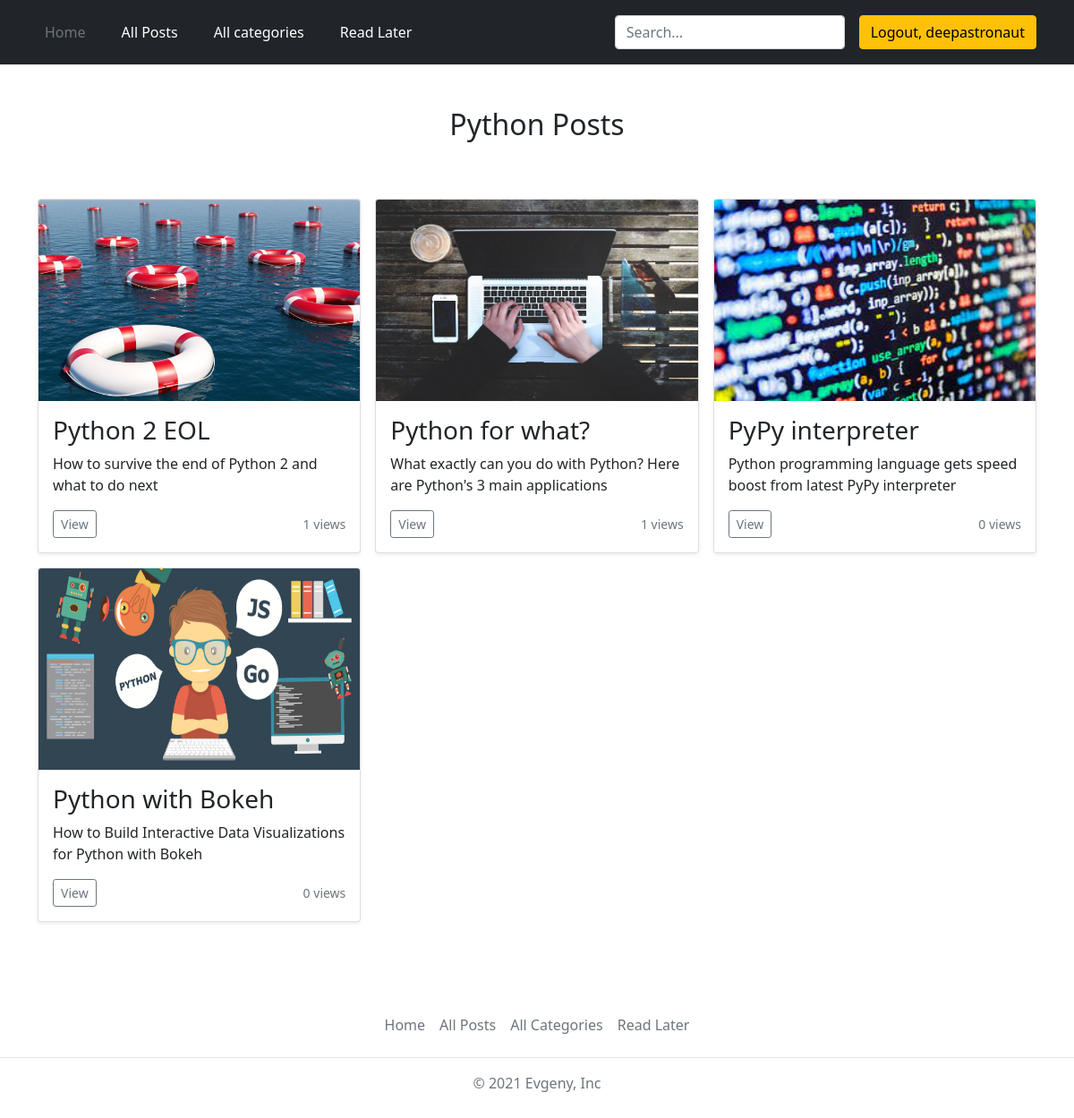
The app's page /categories/python (signed in) with its own data.
### blog/models.py (models this page shows, shortened)
class Tag(models.Model):
    caption = models.CharField(max_length=10)
    slug = models.SlugField(unique=True, null=True)

class Post(models.Model):
    title = models.CharField(max_length=20)
    views = models.IntegerField(default=0)
    excerpt = models.CharField(max_length=100)
    image = models.ImageField(upload_to='posts', null=True)
    date = models.DateField(auto_now=True)
    time = models.TimeField(auto_now=True, null=True)
    slug = models.SlugField(unique=True)
    content = models.TextField(validators=[MinLengthValidator(10)])
    author = models.ForeignKey(Author, on_delete=models.SET_NULL, null=True, related_name="posts")
    tags = models.ManyToManyField(Tag)

### blog/views.py (the view)
# urls.py: path('categories/<slug:slug>', views.CategoryView.as_view(), name='category-page'),
class CategoryView(View):
    def get(self, request, slug):
        posts = Post.objects.filter(tags__slug=slug)
        tag = Tag.objects.get(slug=slug)
        context = {
            'posts': posts,
            'tag': tag
        }
        return render(request, 'blog/category.html', context)

### blog/templates/blog/category.html
{% extends 'base.html' %}
{% load static %}
{% block css_files %}
    <link rel="stylesheet" href="{% static 'blog/category.css' %}">
{% endblock %}
{% block content%}
<div class="album py-5">
    <div class="container foo">
        <h2 class="category-title">{{ tag.caption }} Posts</h2>
        {% if posts %}
                <div class="row row-cols-1 row-cols-sm-2 row-cols-md-3 g-3">
                {% for post in posts %}
                    {% include 'blog/includes/post.html' %}
                {% endfor %}
                </div>
        {% else %}
            <p>There are no posts with this tag, but this is only for now.</p>
        {% endif %}
    </div>
</div>
{% endblock %}

### templates/base.html (shortened to what this page needs)
{% load static %}
{% load bootstrap3 %}
<html lang="en">
<head>
    <link rel="stylesheet" href="{% static 'base.css' %}">
    <link href="https://getbootstrap.com/docs/5.1/dist/css/bootstrap.min.css" rel="stylesheet">
    {% block css_files %}{% endblock %}
</head>
<body>
    <header class="p-3 bg-dark text-white">
        <div class="container">
          <div class="d-flex flex-wrap align-items-center justify-content-center justify-content-lg-start">
            <ul class="nav col-12 col-lg-auto me-lg-auto mb-2 justify-content-center mb-md-0 gap">
              <li><a href="{% url 'starting-page' %}" class="nav-link px-2 text-secondary">Home</a></li>
              <li><a href="{% url 'posts-page' %}" class="nav-link px-2 text-white">All Posts</a></li>
              <li><a href="{% url 'categories-page' %}" class="nav-link px-2 text-white">All categories</a></li>
              {% if request.user.is_authenticated %}
              <li><a href="{% url 'read-later-page'%}" class="nav-link px-2 text-white">Read Later</a></li>
              {% endif %}
            </ul>
            <form action="{% url 'search-results' %}" class="col-12 col-lg-auto mb-3 mb-lg-0 me-lg-3" method="get">
              <input type="search" name="q" class="form-control form-control-dark" placeholder="Search..." aria-label="Search">
            </form>
            <div class="text-end">
                {% if request.user.is_authenticated %}
                <a href="{% url 'logout' %}"><button type="button" class="btn btn-warning">Logout, {{request.user}}</button></a>
                {% else %}
                <a href="{% url 'login' %}"><button type="button" class="btn btn-outline-light me-2">Login</button></a>
                <a href="{% url 'register' %}"><button type="button" class="btn btn-warning">Sign-up</button></a>
                {% endif %}
            </div>
          </div>
        </div>
    </header>
            {% block content %}
            {% endblock %}
          <footer class="py-3 my-4 footer">
            <ul class="nav justify-content-center border-bottom pb-3 mb-3">
              <li class="nav-item"><a href="{% url 'starting-page' %}" class="nav-link px-2 text-muted">Home</a></li>
              <li class="nav-item"><a href="{% url 'posts-page' %}" class="nav-link px-2 text-muted">All Posts</a></li>
              <li class="nav-item"><a href="{% url 'categories-page' %}" class="nav-link px-2 text-muted">All Categories</a></li>
              {% if request.user.is_authenticated %}
              <li class="nav-item"><a href="{% url 'read-later-page'%}" class="nav-link px-2 text-muted">Read Later</a></li>
              {% endif %}
            </ul>
            <p class="text-center text-muted">© 2021 Evgeny, Inc</p>
          </footer>
</body>
</html>

### blog/templates/blog/includes/post.html
{% load static %}
{% block css_files%}
    <link href="https://getbootstrap.com/docs/5.1/dist/css/bootstrap.min.css" rel="stylesheet">
{% endblock %}
 <div class="col">
  <div class="card shadow-sm">
      <img src="{{ post.image.url }}" class="bd-placeholder-img card-img-top" width="100%" height="225">
    <div class="card-body">
      <h3 class="card-text">{{ post.title }}</h3>
      <p class="card-text">{{ post.excerpt }}</p>
      <div class="d-flex justify-content-between align-items-center">
        <div class="btn-group">
            <a href="{% url 'post-detail-page' post.slug %}">
                <button type="button" class="btn btn-sm btn-outline-secondary">View</button>
            </a>
        </div>
        <small class="text-muted">{{ post.views }} views</small>
      </div>
    </div>
  </div>
 </div>

### static/base.css (style rules this page uses)
html { height: 100%; }
body { position: relative; }
.form-control-dark { color: #fff; background-color: var(--bs-dark); border-color: var(--bs-gray); }
.gap { gap: 1.5rem; }
.footer { position: absolute; bottom: 0; width: 100%; }
.foo { margin-bottom: 200px; }

### blog/static/blog/category.css (style rules this page uses)
.category-title { text-align: center; margin-bottom: 4rem; }

### records on screen
Tag: caption "Python"
Post: image (picture), title "Python 2 EOL", excerpt "How to survive the end of Python 2 and what to do next", views "1"
Post: image (picture), title "Python for what?", excerpt "What exactly can you do with Python? Here are Python's 3 main applications", views "1"
Post: image (picture), title "PyPy interpreter", excerpt "Python programming language gets speed boost from latest PyPy interpreter", views "0"
Post: image (picture), title "Python with Bokeh", excerpt "How to Build Interactive Data Visualizations for Python with Bokeh", views "0"

### other values on screen
{{ request.user }} "deepastronaut"
